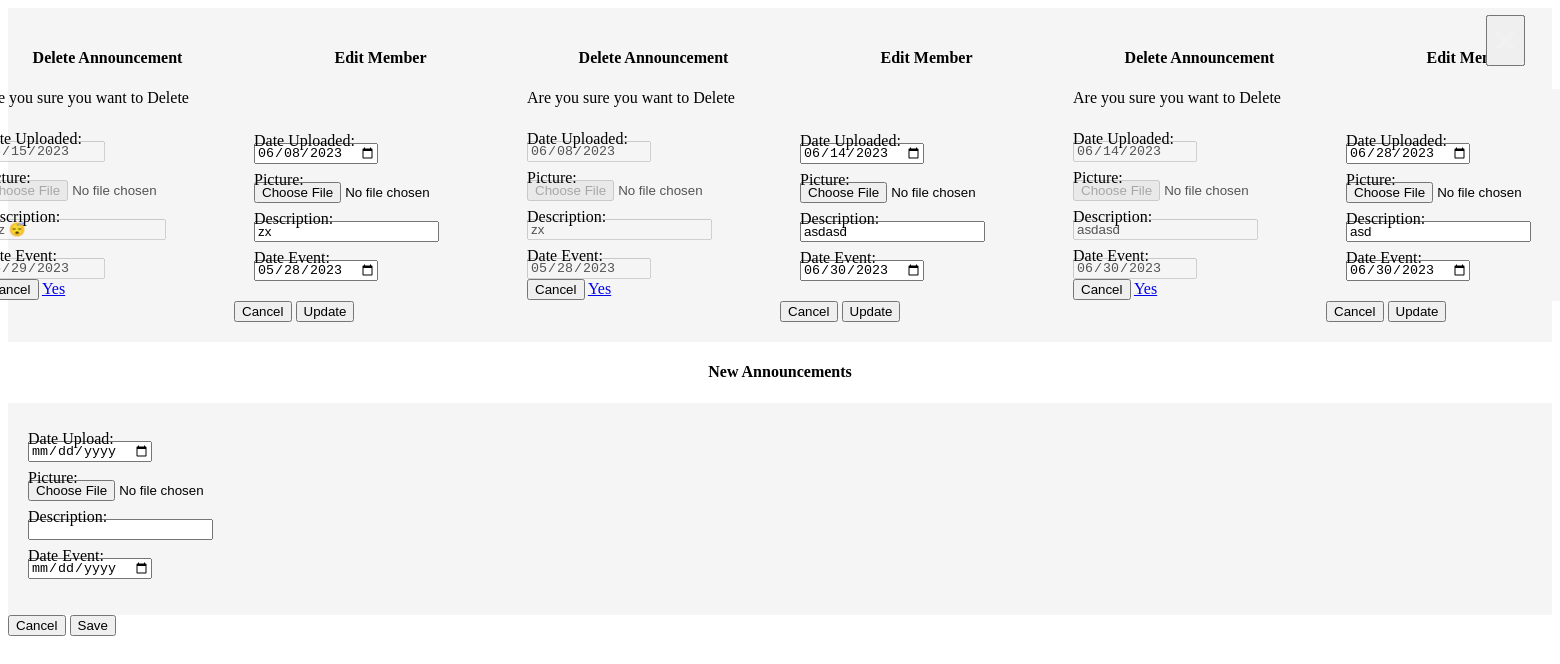
Screenshot of /announcement.php with the database file from the repository.
### tables this page shows
CREATE TABLE `announcement` (
  `id` int(11) NOT NULL,
  `dateupload` date NOT NULL DEFAULT current_timestamp(),
  `description` text NOT NULL,
  `image` text NOT NULL,
  `dateevent` date NOT NULL DEFAULT current_timestamp()
);

### announcement.php (the view, shortened to what this page needs)
<div class="container-fluid">
      <div class="table-container">
        <table id="announcement-table" class="table">
          <tbody>
            <?php
              $database = new Connection();
              $db = $database->open();
              try{
                $sql = 'SELECT * FROM announcement';
                foreach ($db->query($sql) as $row) {
            ?>
            <tr>
              <?php include('edit_delete_announcement.php'); ?>
            </tr>
            <?php
              }
            }
            catch(PDOException $e){
              echo "There is some problem in connection: " . $e->getMessage();
            }
            ?>
          </tbody>
        </table>
      </div>
    </div>
<?php include('add_modal.php'); ?>

### edit_delete_announcement.php (shortened to what this page needs)
<div class="modal fade" id="edit_<?php echo $row['id']; ?>" tabindex="-1" role="dialog" aria-labelledby="myModalLabel" aria-hidden="true">
    <div class="modal-dialog modal-xl">
        <div class="modal-content">
            <div class="modal-header">
			<center><h4 class="modal-title" id="myModalLabel">Edit Member</h4></center>
                <button type="button" class="close" data-dismiss="modal" aria-hidden="true">&times;</button>
            </div>
            <div class="modal-body">
			<div class="container-fluid">
			<form method="POST" action="edit_forms.php?id=<?php echo $row['id']; ?>">
				<div class="row form-group">
					<div class="col-sm-2">
						<label class="control-label" style="position:relative; top:7px;">Date Uploaded:</label>
					</div>
					<div class="col-sm-10">
						<input type="date" class="form-control" name="dateupload" value="<?php echo $row['dateupload']; ?>">
					</div>
				</div>
				<div class="row form-group">
					<div class="col-sm-2">
						<label class="control-label" style="position:relative; top:7px;">Picture:</label>
					</div>
					<div class="col-sm-10">
						<input type="file" class="form-control" name="image" value="<?php echo $row['image']; ?>">
					</div>
				</div>
				<div class="row form-group">
					<div class="col-sm-2">
						<label class="control-label" style="position:relative; top:7px;">Description:</label>
					</div>
					<div class="col-sm-10">
						<input type="text" class="form-control" name="description" value="<?php echo $row['description']; ?>">
					</div>
				</div>
				<div class="row form-group">
					<div class="col-sm-2">
						<label class="control-label" style="position:relative; top:7px;">Date Event:</label>
					</div>
					<div class="col-sm-10">
						<input type="date" class="form-control" name="dateevent" value="<?php echo $row['dateevent']; ?>">
					</div>
				</div>
            </div>
			</div>
            <div class="modal-footer">
                <button type="button" class="btn btn-default" data-dismiss="modal"><span class="glyphicon glyphicon-remove"></span> Cancel</button>
                <button type="submit" name="edit" class="btn btn-success"><span class="glyphicon glyphicon-check"></span> Update</a>
            </div>
        </div>
    </div>
</div>
<div class="modal fade" id="delete_<?php echo $row['id']; ?>" tabindex="-1" role="dialog" aria-labelledby="myModalLabel" aria-hidden="true">
    <div class="modal-dialog">
        <div class="modal-content">
            <div class="modal-header">
                <button type="button" class="close" data-dismiss="modal" aria-hidden="true">&times;</button>
                <center><h4 class="modal-title" id="myModalLabel">Delete Announcement</h4></center>
            </div>
            <div class="modal-body">
            	<p class="text-center">Are you sure you want to Delete</p>
				<div class="row form-group">
					<div class="col-sm-2">
						<label class="control-label" style="position:relative; top:7px;">Date Uploaded:</label>
					</div>
					<div class="col-sm-10">
						<input type="date" class="form-control" name="dateupload" value="<?php echo $row['dateupload']; ?>" disabled>
					</div>
				</div>
				<div class="row form-group">
					<div class="col-sm-2">
						<label class="control-label" style="position:relative; top:7px;">Picture:</label>
					</div>
					<div class="col-sm-10">
						<input type="file" class="form-control" name="image" value="<?php echo $row['image']; ?>"disabled>
					</div>
				</div>
				<div class="row form-group">
					<div class="col-sm-2">
						<label class="control-label" style="position:relative; top:7px;">Description:</label>
					</div>
					<div class="col-sm-10">
						<input type="text" class="form-control" name="description" value="<?php echo $row['description']; ?>"disabled>
					</div>
				</div>
				<div class="row form-group">
					<div class="col-sm-2">
						<label class="control-label" style="position:relative; top:7px;">Date Event:</label>
					</div>
					<div class="col-sm-10">
						<input type="date" class="form-control" name="dateevent" value="<?php echo $row['dateevent']; ?>"disabled>
					</div>
				</div>
			</div>
            <div class="modal-footer">
                <button type="button" class="btn btn-default" data-dismiss="modal"><span class="glyphicon glyphicon-remove"></span> Cancel</button>
                <a href="delete_announcement.php?id=<?php echo $row['id']; ?>" class="btn btn-danger"><span class="glyphicon glyphicon-trash"></span> Yes</a>
            </div>
        </div>
    </div>
</div>

### add_modal.php (shortened to what this page needs)
<div class="modal fade" id="addnew" tabindex="-1" role="dialog" aria-labelledby="myModalLabel" aria-hidden="true">
    <div class="modal-dialog">
        <div class="modal-content">
            <div class="modal-header">
               <center> <h4 class="modal-title" id="myModalLabel">New Announcements</h4></center>
				<button type="button" class="close" data-dismiss="modal" aria-hidden="true">&times;</button>
            </div>
            <div class="modal-body">
			<div class="container-fluid">
			<form method="POST" action="add_announcement.php" enctype="multipart/form-data">
				<div class="row form-group">
					<div class="col-sm-2">
						<label class="control-label" style="position:relative; top:7px;">Date Upload:</label>
					</div>
					<div class="col-sm-10">
						<input type="date" class="form-control" name="dateupload">
					</div>
				</div>
				<div class="row form-group">
					<div class="col-sm-2">
						<label class="control-label" style="position:relative; top:7px;">Picture:</label>
					</div>
					<div class="col-sm-10">
						<input type="file" class="form-control" name="image">
					</div>
				</div>
				<div class="row form-group">
					<div class="col-sm-2">
						<label class="control-label" style="position:relative; top:7px;">Description:</label>
					</div>
					<div class="col-sm-10">
						<input type="text" class="form-control" name="description">
					</div>
				</div>
				<div class="row form-group">
					<div class="col-sm-2">
						<label class="control-label" style="position:relative; top:7px;">Date Event:</label>
					</div>
					<div class="col-sm-10">
						<input type="date" class="form-control" name="dateevent">
					</div>
				</div>
            </div>
			</div>
            <div class="modal-footer">
                <button type="button" class="btn btn-default" data-dismiss="modal"><span class="glyphicon glyphicon-remove"></span> Cancel</button>
                <button type="submit" name="add" class="btn btn-primary"><span class="glyphicon glyphicon-floppy-disk"></span> Save</a>
            </div>
        </div>
    </div>
</div>

### announcement.php (style rules this page uses)
.container-fluid { background-color: #f5f5f5; padding: 20px; }
.table-container { display: flex; justify-content: center; }
.table { width: 100%; max-width: 100%; border-collapse: collapse; table-layout: fixed; }
.close { position: absolute; top: 15px; right: 35px; color: #f1f1f1; font-size: 40px; font-weight: bold; transition: 0.3s; cursor: pointer; }

### rows the page displays
announcement: dateupload "06/15/2023", description "zzz 😴", dateevent "05/29/2023"
announcement: dateupload "06/08/2023", description "zx", dateevent "05/28/2023"
announcement: dateupload "06/14/2023", description "asdasd", dateevent "06/30/2023"
announcement: dateupload "06/28/2023", description "asd", dateevent "06/30/2023"
